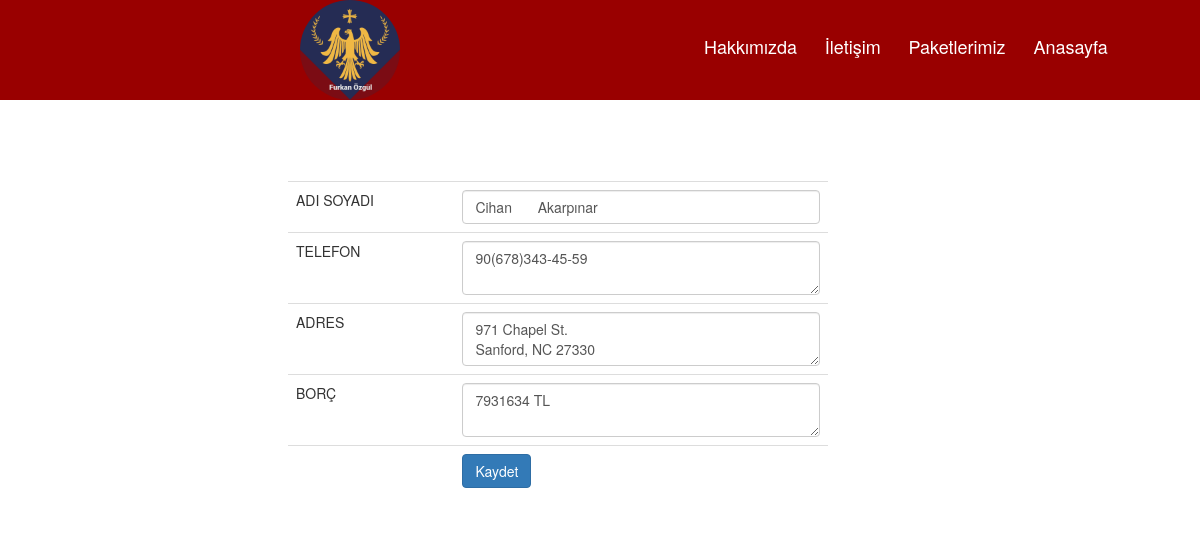
The app's page /duzenle.php?id=6 with its own data.
### tables this page shows
CREATE TABLE `icerik` (
  `id` int(50) NOT NULL,
  `adisoyadi` varchar(100) NOT NULL,
  `telefon` varchar(100) NOT NULL,
  `adres` varchar(100) NOT NULL,
  `borc` varchar(100) NOT NULL,
  `userid` int(100) NOT NULL
);

### duzenle.php (the view, shortened to what this page needs)
<?php
include("vt.php");
?>
<!doctype html>
<html>
<head>
<link rel="stylesheet" href="https://maxcdn.bootstrapcdn.com/bootstrap/3.3.7/css/bootstrap.min.css">
    <header style="background-color: #990000">
        <img src="logo.png" width="100" style="border-radius: 50%;margin-left: 25%">
        <a style="margin-left: 25%;color: white" class="header-connector">Hakkımızda</a>
        <a style="color: white" class="header-connector">İletişim</a>
        <a style="color: white" class="header-connector">Paketlerimiz</a>
        <a style="color: white" class="header-connector">Anasayfa</a>
    </header>
</head>
<body>
<?php
$sorgu = $baglanti->query("SELECT * FROM icerik WHERE id =".(int)$_GET['id']);
$sonuc = $sorgu->fetch_assoc();
?>
<div class="container">
<div class="col-md-6">
<form action="" method="post">
    <table class="table" style="margin-left: 45%;margin-top: 15%">
        <tr>
            <td>ADI SOYADI</td>
            <td><input type="text" name="adisoyadi" class="form-control" value="<?php echo $sonuc['adisoyadi'];
                  ?>">
            </td>
        </tr>
        <tr>
            <td>TELEFON</td>
            <td><textarea name="telefon" class="form-control"><?php echo $sonuc['telefon']; ?></textarea></td>
        </tr>
        <tr>
            <td>ADRES</td>
            <td><textarea name="adres" class="form-control"><?php echo $sonuc['adres']; ?></textarea></td>
        </tr>
        <tr>
            <td>BORÇ</td>
            <td><textarea name="borc" class="form-control"><?php echo $sonuc['borc']; ?></textarea></td>
        </tr>
        <tr>
            <td></td>
            <td><input type="submit" class="btn btn-primary" value="Kaydet"></td>
        </tr>
    </table>
</form>
</div>
</body>
</html>

### duzenle.php (style rules this page uses)
.header-connector { font-size: 18px; margin-left: 2%; }

### records on screen
icerik: adisoyadi "Cihan Akarpınar", telefon "90(678)343-45-59", adres "971 Chapel St. Sanford, NC 27330", borc "7931634 TL"
